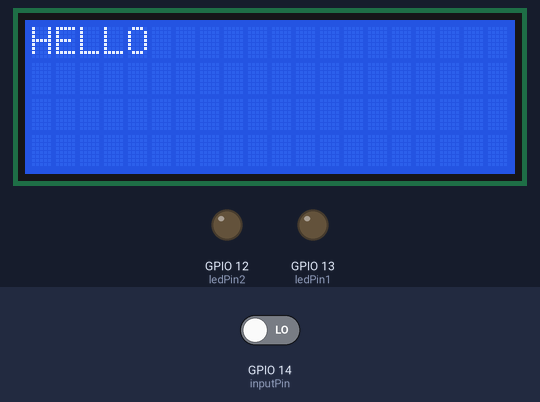
The sketch below on a simulated ESP8266 (NodeMCU). Parts: 20×4 character LCD, output pins drawn as LEDs (lit = HIGH). The inputs (shaded band) are chosen by the test bench; at power-on: GPIO 14 (inputPin) LOW. WiFi joins after 1.5 s; servers stay silent unless stated; uploads are accepted with an empty reply; what the sketch prints to the serial monitor is not drawn.

Above: at 0.1 s.
At 2.7 s:
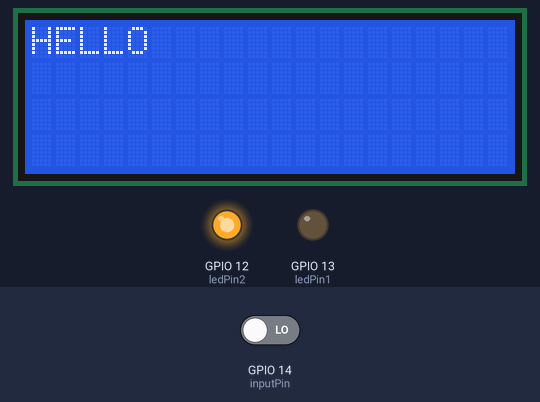
2.8 s: GPIO 14 (inputPin) driven HIGH
At 4.0 s:
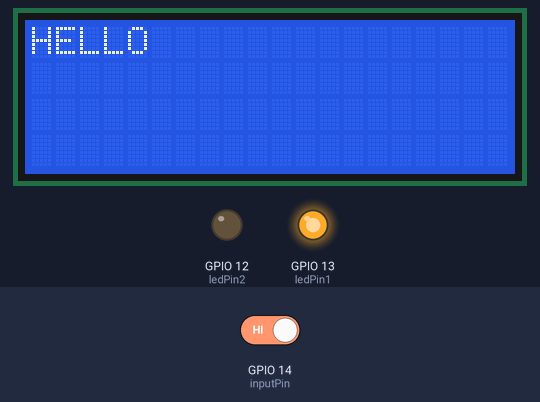
Timing chart, 0 to 5.8 s (numbered marks = the images above; inputs shaded):
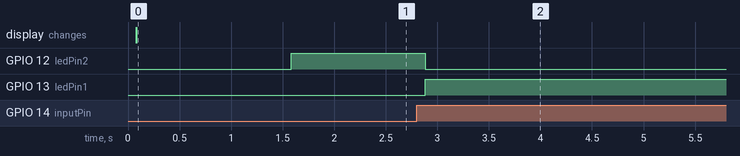

The sketch:

sketch_oct11a_http_and_PIR.ino
```cpp
#include <ESP8266WiFi.h>
#include <ESP8266HTTPClient.h>
#include <LiquidCrystal_I2C.h> // lcd 라이브러리 헥사 선언
//#include <Wire.h> // lcd I2C 통신 선언

const char *ssid = "MOVE_AP";
const char *password = "hknu1234";
const char* host = "https://www.minback.com";

int ledPin1 = 13;      // D6번 LED
int ledPin2 = 12;      // D7번 LED
int inputPin = 14;     // D5번 센서 신호핀
int pirState = LOW;   // 센서 초기상태는 움직임이 없음을 가정
int val = 0;          // 센서 신호의 판별을 위한 변수

LiquidCrystal_I2C lcd(0x27, 20, 4);
// I2C lcd 주소값 확인 , 20문자에 , 4열
// 0x3F, 0x27 둘중 하나의 주소를 사용하시면 됩니다


void setup() {
  Serial.begin(115200);
  delay(10);
  pinMode(ledPin1, OUTPUT);    // 1번 LED를 출력으로 설정
  pinMode(ledPin2, OUTPUT);    // 2번 LED를 출력으로 설정
  pinMode(inputPin, INPUT);    // 센서 Input 설정
  // We start by connecting to a WiFi network

  lcd.init();
  lcd.backlight();
  lcd.print("HELLO");

  Serial.println();
  Serial.println();
  Serial.print("Connecting to ");
  Serial.println(ssid);

  WiFi.begin(ssid, password);

  while (WiFi.status() != WL_CONNECTED) {
    delay(500);
    Serial.print(".");
  }

  Serial.println("");
  Serial.println("WiFi connected");
  Serial.println("IP address: ");
  Serial.println(WiFi.localIP());
}

int value = 0;

void loop() {
  val = digitalRead(inputPin);         // 센서 신호값을 읽어와서 val에 저장

  if (val == HIGH) {                   // 센서 신호값이 HIGH면(인체 감지가 되면)
    digitalWrite(ledPin1, HIGH);       // 1번 LED ON
    digitalWrite(ledPin2, LOW);        // 2번 LED OFF
    if (pirState == LOW){
         Serial.println("Welcome! seat down");    // 시리얼 모니터 출력
         pirState = HIGH;
         sensor_on();
    }
   }
   else {                             // 센서 신호값이 LOW면(인체감지가 없으면)
    digitalWrite(ledPin1, LOW);       // 1번 LED OFF
    digitalWrite(ledPin2, HIGH);      // 2번 LED ON
    if (pirState == HIGH){
        Serial.println("Good Bye~ seat up");   // 시리얼 모니터 출력
        pirState = LOW;
        sensor_off();
    }
  }

  delay(100);
}

void sensor_on(){
  delay(1000);
  ++value;

  Serial.print("connecting to ");
  Serial.println(host);

  // Use WiFiClient class to create TCP connections
  WiFiClient client;
  const int httpPort = 80;
  if (!client.connect(host, httpPort)) {
    Serial.println("connection failed");
    return;
  }

  // We now create a URI for the request
  String url = "/iot/piron";
//  url += streamId;
//  url += "?private_key=";
//  url += privateKey;
//  url += "&value=";
//  url += value;

  Serial.print("Requesting URL: ");
  Serial.println(url);

  // This will send the request to the server
  client.print(String("GET ") + url + " HTTP/1.1\r\n" +
               "Host: " + host + "\r\n" +
               "Connection: close\r\n\r\n");
  int timeout = millis() + 5000;
  while (client.available() == 0) {
    if (timeout - millis() < 0) {
      Serial.println(">>> Client Timeout !");
      client.stop();
      return;
    }
  }
  // Read all the lines of the reply from server and print them to Serial
  while(client.available()){
    String line = client.readStringUntil('\r');
    Serial.print(line);
  }
  Serial.println();
  Serial.println("closing connection");

  delay(1000*10);
}


void sensor_off(){
  delay(1000);
  ++value;

  Serial.print("connecting to ");
  Serial.println(host);

  // Use WiFiClient class to create TCP connections
  WiFiClient client;
  const int httpPort = 80;
  if (!client.connect(host, httpPort)) {
    Serial.println("connection failed");
    return;
  }

  // We now create a URI for the request
  String url = "/iot/piroff";
//  url += streamId;
//  url += "?private_key=";
//  url += privateKey;
//  url += "&value=";
//  url += value;

  Serial.print("Requesting URL: ");
  Serial.println(url);

  // This will send the request to the server
  client.print(String("GET ") + url + " HTTP/1.1\r\n" +
               "Host: " + host + "\r\n" +
               "Connection: close\r\n\r\n");
  int timeout = millis() + 5000;
  while (client.available() == 0) {
    if (timeout - millis() < 0) {
      Serial.println(">>> Client Timeout !");
      client.stop();
      return;
    }
  }
  // Read all the lines of the reply from server and print them to Serial
  while(client.available()){
    String line = client.readStringUntil('\r');
    Serial.print(line);
  }
  Serial.println();
  Serial.println("closing connection");
}
```

Measured:
- after the input at 2.8 s, GPIO 12 (ledPin2): HIGH → LOW after 0.08 s; GPIO 13 (ledPin1): LOW → HIGH after 0.08 s
